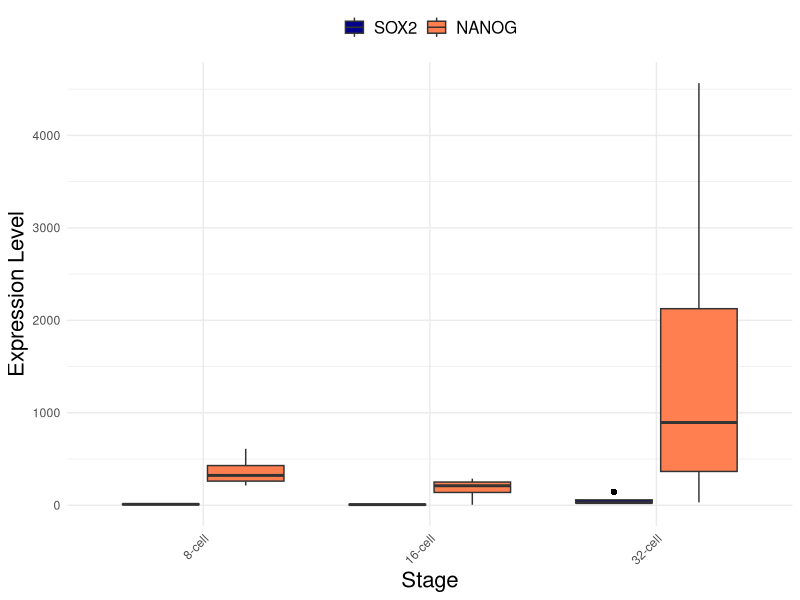
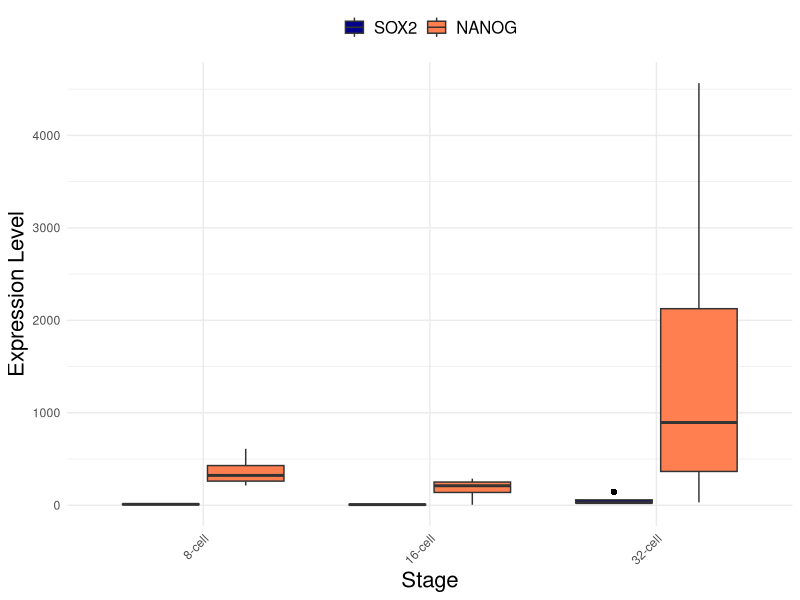

Generate these figures, in order, with R:
# 加载必要的R包
library(ggplot2)
library(reshape2)

# 创建数据框，包含不同发育阶段的SOX2和NANOG表达量
expression_data <- data.frame(
  Stage = factor(rep(c("8-cell", "16-cell", "32-cell"), each = 4), levels = c("8-cell", "16-cell", "32-cell")),
  SOX2 = c(14,14,7,6,16,10,4,3,30,144,27,19),
  NANOG = c(611,277,369,214,288,239,6,183,32,477,4565,1313)
)

# 将数据转换为长格式，方便绘图
expression_data_long <- melt(expression_data, id.vars = "Stage")

# 创建箱线图
p <- ggplot(expression_data_long, aes(x = Stage, y = value, fill = variable)) +
  geom_boxplot(outlier.color = "black", outlier.shape = 16, outlier.size = 2) +
  theme_minimal() +
  labs(x = "Stage",
       y = "Expression Level") +
  theme(axis.text.x = element_text(angle = 45, hjust = 1),
        plot.title = element_text(hjust = 0.5, size = 20),
        axis.title.x = element_text(size = 16),
        axis.title.y = element_text(size = 16),
        legend.text = element_text(size = 12), # 放大图例文本
        legend.title = element_text(size = 14), # 放大图例标题
        legend.position = "top", # 将图例放置在图像上方
        legend.box = "horizontal") + # 图例在水平方向上排列
  scale_fill_manual(values = c("SOX2" = "darkblue", "NANOG" = "coral")) +
  theme(legend.title = element_blank())
p
# 保存图像，设置图像比例为3:5
ggsave("expression_plot.pdf", plot = p, width = 10, height = 15, units = "in")
